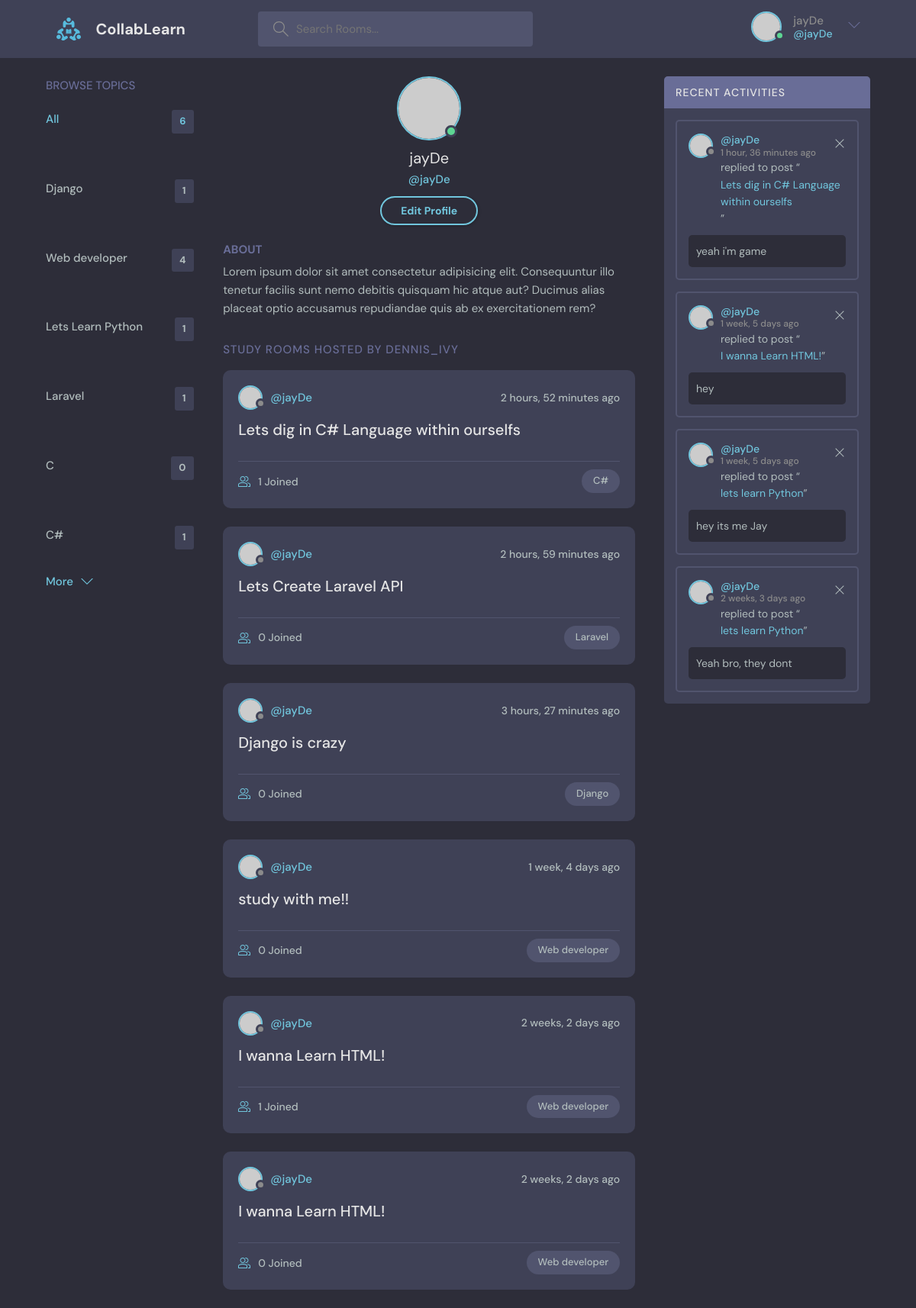
/profile/2/ (signed in), run on the app's committed database.
### base/models.py (models this page shows, shortened)
class Topic(models.Model):
    name = models.CharField(max_length=200)

class Room(models.Model):
    host = models.ForeignKey(User, on_delete=models.SET_NULL, null=True)
    topic = models.ForeignKey(Topic, on_delete=models.SET_NULL, null=True)
    name = models.CharField(max_length=200)
    description = models.TextField(null=True, blank=True)
    participants = models.ManyToManyField(User, related_name='participants', blank=True)
    updated = models.DateTimeField(auto_now=True)
    created = models.DateTimeField(auto_now_add=True)
    class Meta:
        ordering = ['-updated','-created']
    def __str__(self):
        return self.name

class Message(models.Model):
    user = models.ForeignKey(User, on_delete=models.CASCADE)
    room = models.ForeignKey('Room', on_delete=models.CASCADE)
    body = models.TextField()
    updated = models.DateTimeField(auto_now=True)
    created = models.DateTimeField(auto_now_add=True)
    class Meta:
        ordering = ['-updated','-created']

### base/views.py (the view)
# urls.py: path('profile/<str:pk>/', views.userProfile, name="user-profile"),
def userProfile(request, pk):
    user = User.objects.get(id=pk)
    rooms = user.room_set.all()
    room_messages = user.message_set.all()
    topics = Topic.objects.all()
    context = {'user':user, 'rooms': rooms, 'room_messages': room_messages, 'topics':topics}
    return render(request, 'base/profile.html', context)

### base/templates/base/profile.html
{% extends 'main.html' %}
{% block content %}
  <main class="profile-page layout layout--3">
    <div class="container">
      {% include 'base/topics_component.html' %}
      <div class="roomList">
        <div class="profile">
          <div class="profile__avatar">
            <div class="avatar avatar--large active">
              <img src="https://randomuser.me/api/portraits/men/11.jpg" />
            </div>
          </div>
          <div class="profile__info">
            <h3>{{user.username}}</h3>
            <p>@{{user.username}}</p>
            {% if request.user == user %}
            <a href="{% url 'update-user' %}" class="btn btn--main btn--pill">Edit Profile</a>
            {% endif%}
          </div>
          <div class="profile__about">
            <h3>About</h3>
            <p>
              Lorem ipsum dolor sit amet consectetur adipisicing elit. Consequuntur illo tenetur
              facilis sunt nemo debitis quisquam hic atque aut? Ducimus alias placeat optio
              accusamus repudiandae quis ab ex exercitationem rem?
            </p>
          </div>
        </div>
        <div class="roomList__header">
          <div>
            <h2>Study Rooms Hosted by dennis_ivy</a>
            </h2>
          </div>
        </div>
        {% include 'base/feed_component.html' %}
      </div>
      {% include 'base/activity_component.html' %}
    </div>
  </main>
{% endblock content %}

### templates/navbar.html (shortened to what this page needs)
{% load static %}
<header class="header header--loggedIn">
    <div class="container">
      <a href="{% url 'home' %}" class="header__logo">
        <img src="{% static 'images/logo.svg' %}" />
        <h1>CollabLearn</h1>
      </a>
      <form class="header__search" method="GET" action="{% url 'home' %}">
        <label>
          <input type="text" name="q" placeholder="Search Rooms..." id="">
        </label>
      </form>
      <nav class="header__menu">
        {% if request.user.is_authenticated %}
        <div class="header__user">
          <a href="{% url 'update-user' %}">
            <div class="avatar avatar--medium active">
              <img src="https://randomuser.me/api/portraits/men/37.jpg" />
            </div>
            <p>{{request.user.username}} <span>@{{request.user.username}}</span></p>
          </a>
          <button class="dropdown-button">
            <svg version="1.1" xmlns="http://www.w3.org/2000/svg" width="32" height="32" viewBox="0 0 32 32">
              <title>chevron-down</title>
              <path d="M16 21l-13-13h-3l16 16 16-16h-3l-13 13z"></path>
            </svg>
          </button>
        </div>
        {% else %}
        <a href="{% url 'login' %}">
            <img src="{% static 'images/avatar.svg' %}" alt="">
            <p>Login</p>
        </a>
        {% endif %}
      </nav>
    </div>
  </header>

### base/templates/base/topics_component.html (shortened to what this page needs)
      <div class="topics">
        <div class="topics__header">
          <h2>Browse Topics</h2>
        </div>
        <ul class="topics__list">
          <li>
            <a href="{% url 'home' %}" class="active">All <span>{{topics.count}}</span></a>
          </li>
          {% for topic in topics%}
          <li>
            <a href="{% url 'home' %}?q={{topic.name}}">{{topic.name}} <span>{{topic.room_set.all.count}}</span></a>
          </li>
          {% endfor %}
        </ul>
        <a class="btn btn--link" href="topics.html">
          More
          <svg version="1.1" xmlns="http://www.w3.org/2000/svg" width="32" height="32" viewBox="0 0 32 32">
            <title>chevron-down</title>
            <path d="M16 21l-13-13h-3l16 16 16-16h-3l-13 13z"></path>
          </svg>
        </a>
      </div>

### base/templates/base/feed_component.html (shortened to what this page needs)
{% for room in rooms %}
<div class="roomListRoom">
    <div class="roomListRoom__header">
      <a href="{% url 'user-profile' room.host.id%}" class="roomListRoom__author">
        <div class="avatar avatar--small">
          <img src="https://randomuser.me/api/portraits/women/11.jpg" />
        </div>
        <span>@{{room.host.username}}</span>
      </a>
      <div class="roomListRoom__actions">
        <span>{{room.created|timesince}} ago</span>
      </div>
    </div>
    <div class="roomListRoom__content">
      <a href="{% url 'room' room.id %}">{{room.name}}</a>
    </div>
    <div class="roomListRoom__meta">
      <a href="{% url 'room' room.id %}" class="roomListRoom__joined">
        {{room.participants.all.count}} Joined
      </a>
      <p class="roomListRoom__topic">{{room.topic.name}}</p>
    </div>
  </div>
  {% endfor %}

### base/templates/base/activity_component.html
        <div class="activities">
            <div class="activities__header">
              <h2>Recent Activities</h2>
            </div>
            {% for message in room_messages %}
            <div class="activities__box">
              <div class="activities__boxHeader roomListRoom__header">
                <a href="{% url 'user-profile' message.user.id%}" class="roomListRoom__author">
                  <div class="avatar avatar--small">
                    <img src="https://randomuser.me/api/portraits/women/11.jpg" />
                  </div>
                  <p>
                    @{{message.user}}
                    <span>{{message.created|timesince}} ago</span>
                  </p>
                </a>
                {% if request.user == message.user %}
                <div class="roomListRoom__actions">
                  <a href="{% url 'delete-message' message.id %}">
                    <svg version="1.1" xmlns="http://www.w3.org/2000/svg" width="32" height="32" viewBox="0 0 32 32">
                      <title>remove</title>
                      <path
                        d="M27.314 6.019l-1.333-1.333-9.98 9.981-9.981-9.981-1.333 1.333 9.981 9.981-9.981 9.98 1.333 1.333 9.981-9.98 9.98 9.98 1.333-1.333-9.98-9.98 9.98-9.981z"
                      ></path>
                    </svg>
                  </a>
                </div>
                {% endif %}
              </div>
              <div class="activities__boxContent">
                <p>replied to post “<a href="{% url 'room' message.room.id %}">{{message.room}}</a>”</p>
                <div class="activities__boxRoomContent">
                  {{message.body}}
                </div>
              </div>
            </div>
          {%endfor%}
          </div>

### data on the page
Topic: name "Django", room_set.all.count "1"
Topic: name "Web developer", room_set.all.count "4"
Topic: name "Lets Learn Python", room_set.all.count "1"
Topic: name "Laravel", room_set.all.count "1"
Topic: name "C", room_set.all.count "0"
Topic: name "C#", room_set.all.count "1"
Room: host.username "jayDe", created "2 hours, 52 minutes", name "Lets dig in C# Language within ourselfs", participants.all.count "1", topic.name "C#"
Room: host.username "jayDe", created "2 hours, 59 minutes", name "Lets Create Laravel API", participants.all.count "0", topic.name "Laravel"
Room: host.username "jayDe", created "3 hours, 27 minutes", name "Django is crazy", participants.all.count "0", topic.name "Django"
Room: host.username "jayDe", created "1 week, 4 days", name "study with me!!", participants.all.count "0", topic.name "Web developer"
Room: host.username "jayDe", created "2 weeks, 2 days", name "I wanna Learn HTML!", participants.all.count "1", topic.name "Web developer"
Room: host.username "jayDe", created "2 weeks, 2 days", name "I wanna Learn HTML!", participants.all.count "0", topic.name "Web developer"
Message: user "jayDe", created "1 hour, 36 minutes", room "Lets dig in C# Language within ourselfs", body "yeah i'm game"
Message: user "jayDe", created "1 week, 5 days", room "I wanna Learn HTML!", body "hey"
Message: user "jayDe", created "1 week, 5 days", room "lets learn Python", body "hey its me Jay"
Message: user "jayDe", created "2 weeks, 3 days", room "lets learn Python", body "Yeah bro, they dont"

### other printed values
{{ request.user.username }} "jayDe"
{{ topics.count }} "6"
{{ user.username }} "jayDe"
